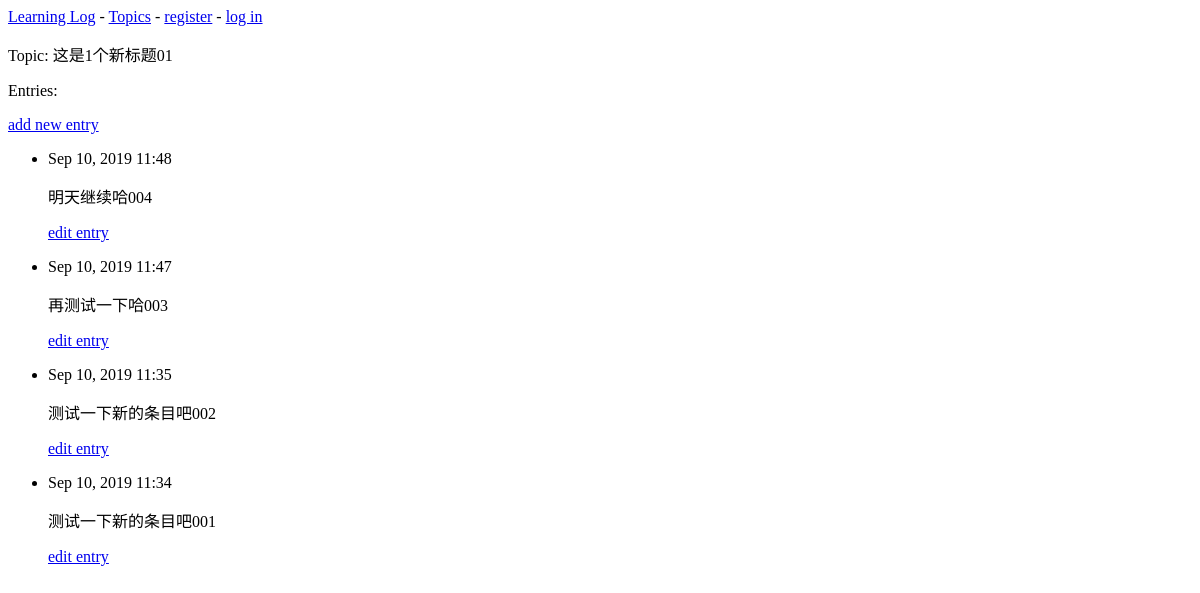
Before: /topics/3/ with the older database file.
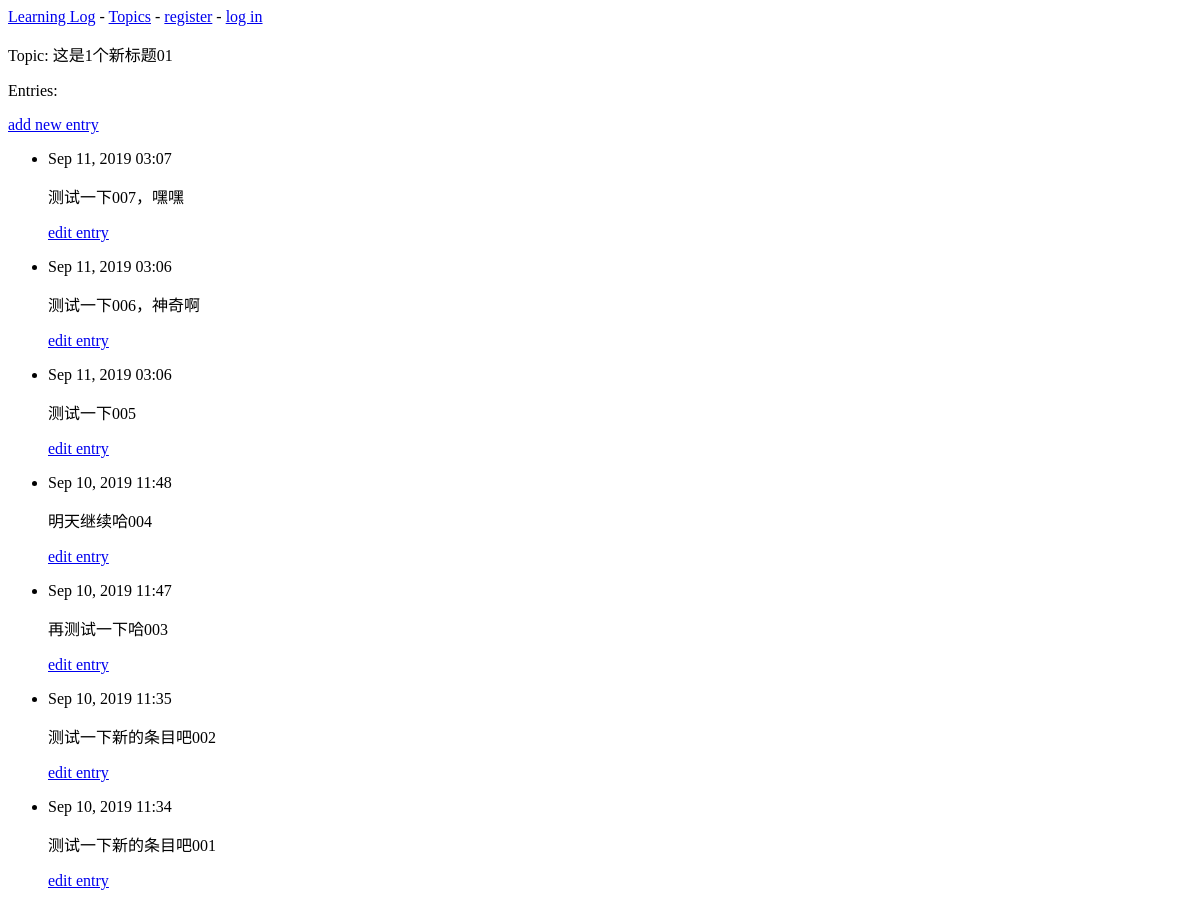
After: the same page with the newer database file.
### learning_logs/models.py (models this page shows, shortened)
class Entry(models.Model):
    topic = models.ForeignKey(Topic, on_delete=models.PROTECT)
    text = models.TextField()
    date_added = models.DateTimeField(auto_now_add=True)
    class Meta:
        verbose_name_plural = 'entries'

### learning_logs/views.py (the view)
# urls.py: url(r'^topics/(?P<topic_id>\d+)/$', views.topic, name='topic'),
def topic(request, topic_id):
    topic = Topic.objects.get(id=topic_id)
    entries = topic.entry_set.order_by('-date_added')
    context = {'topic': topic, 'entries': entries}
    return render(request, 'learning_logs/topic.html', context)

### learning_logs/models.py (called while the page is built)
    def __str__(self):
        return self.text

### learning_logs/templates/learning_logs/topic.html
{% extends 'learning_logs/base.html' %}
{% block content %}
  <p>Topic: {{ topic }}</p>
  <p>Entries:</p>
  <p>
    <a href="{% url 'learning_logs:new_entry' topic.id %}">add new entry</a>
  </p>
  <ul>
  {% for entry in entries %}
    <li>
      <p>{{ entry.date_added|date:'M d, Y H:i' }}</p>
      <p>{{ entry.text|linebreaks }}</p>
      <p>
        <a href="{% url 'learning_logs:edit_entry' entry.id %}">edit entry</a>
      </p>
    </li>
  {% empty %}
    <li>
      There are no entries for this topic yet.
    </li>
  {% endfor %}
  </ul>
{% endblock content %}

Changed rows visible on the page:
added Entry: date_added "Sep 11, 2019 03:07", text "测试一下007，嘿嘿"
added Entry: date_added "Sep 11, 2019 03:06", text "测试一下006，神奇啊"
added Entry: date_added "Sep 11, 2019 03:06", text "测试一下005"
